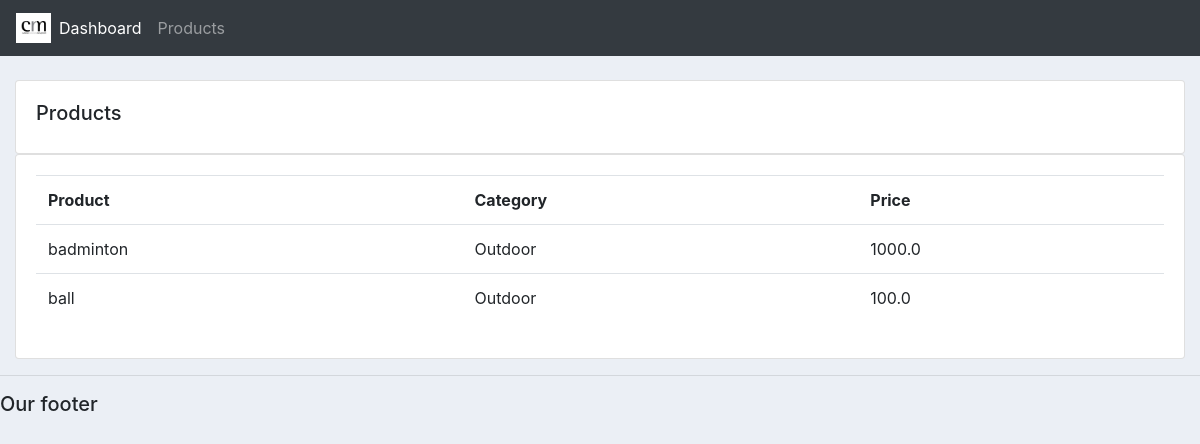
The app's page /products/, older data.
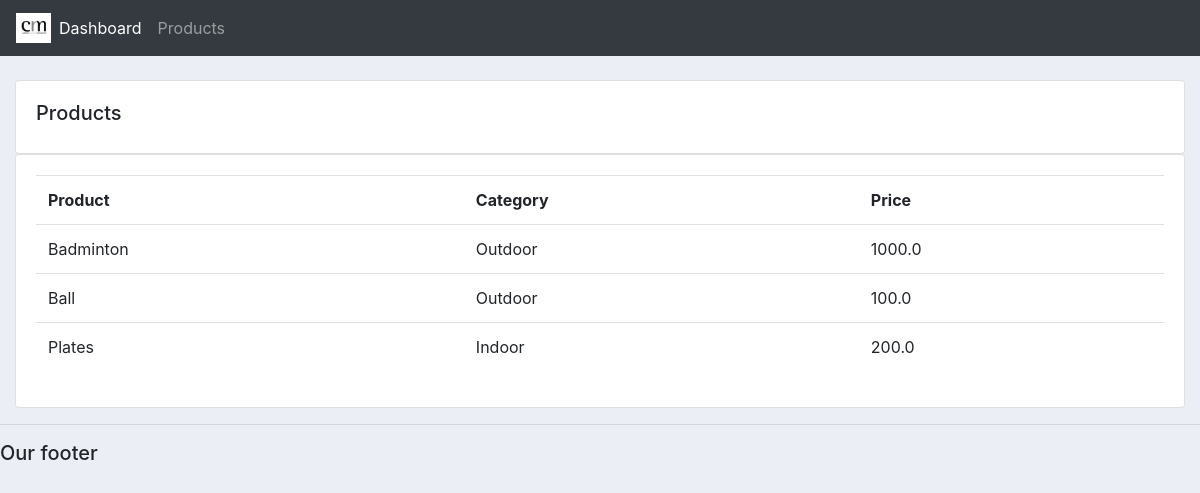
The same page, newer data.
### accounts/models.py (models this page shows)
class Product(models.Model):
    CATEGORY = (
        ('Indoor', 'Indoor'),
        ('Outdoor', 'Outdoor'),
    )
    name = models.CharField(max_length=200, null=True)
    price = models.FloatField(null = True)
    category = models.CharField(max_length=200, null=True, choices = CATEGORY)
    description = models.CharField(max_length=200, null=True, blank = True)
    date_created = models.DateTimeField(auto_now_add=True, null = True)
    tags = models.ManyToManyField(Tag)
    def __str__(self):
        return self.name

### accounts/views.py (the view)
# urls.py: path('products/', views.products, name = 'products'),
def products(request):
    products = Product.objects.all()
    context = {
        'products' : products
    }
    return render(request, 'accounts/products.html', context)

### accounts/templates/accounts/products.html
{%  extends 'accounts/main.html' %}
{% block content %}
		<br>
		<div class="row">
			<div class="col-md">
				<div class="card card-body">
					<h5>Products</h5>
				</div>
				<div class="card card-body">
					<table class="table">
						<tr>
							<th>Product</th>
							<th>Category</th>
							<th>Price</th>
						</tr>
						{% for product in products %}
						<tr>
							<td>{{ product}}</td>
							<td>{{ product.category}}</td>
							<td>{{ product.price}}</td>
						</tr>
						{% endfor %}
					</table>
				</div>
			</div>
		</div>
{% endblock content %}

Row changes from the older to the newer data that the page shows:
changed Product: name "badminton" → "Badminton"
changed Product: name "ball" → "Ball"
added Product: name "Plates", category "Indoor", price "200.0"
